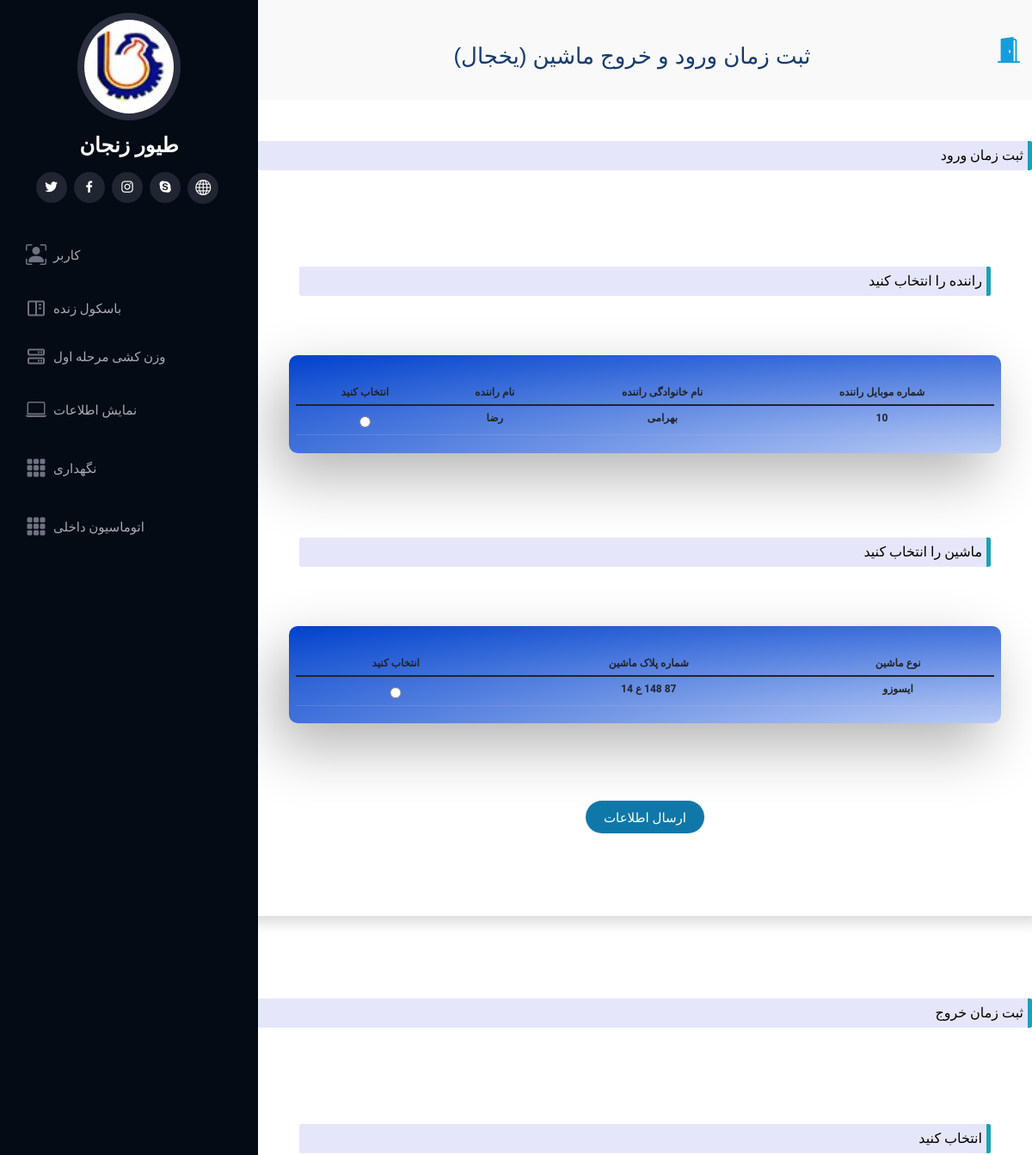
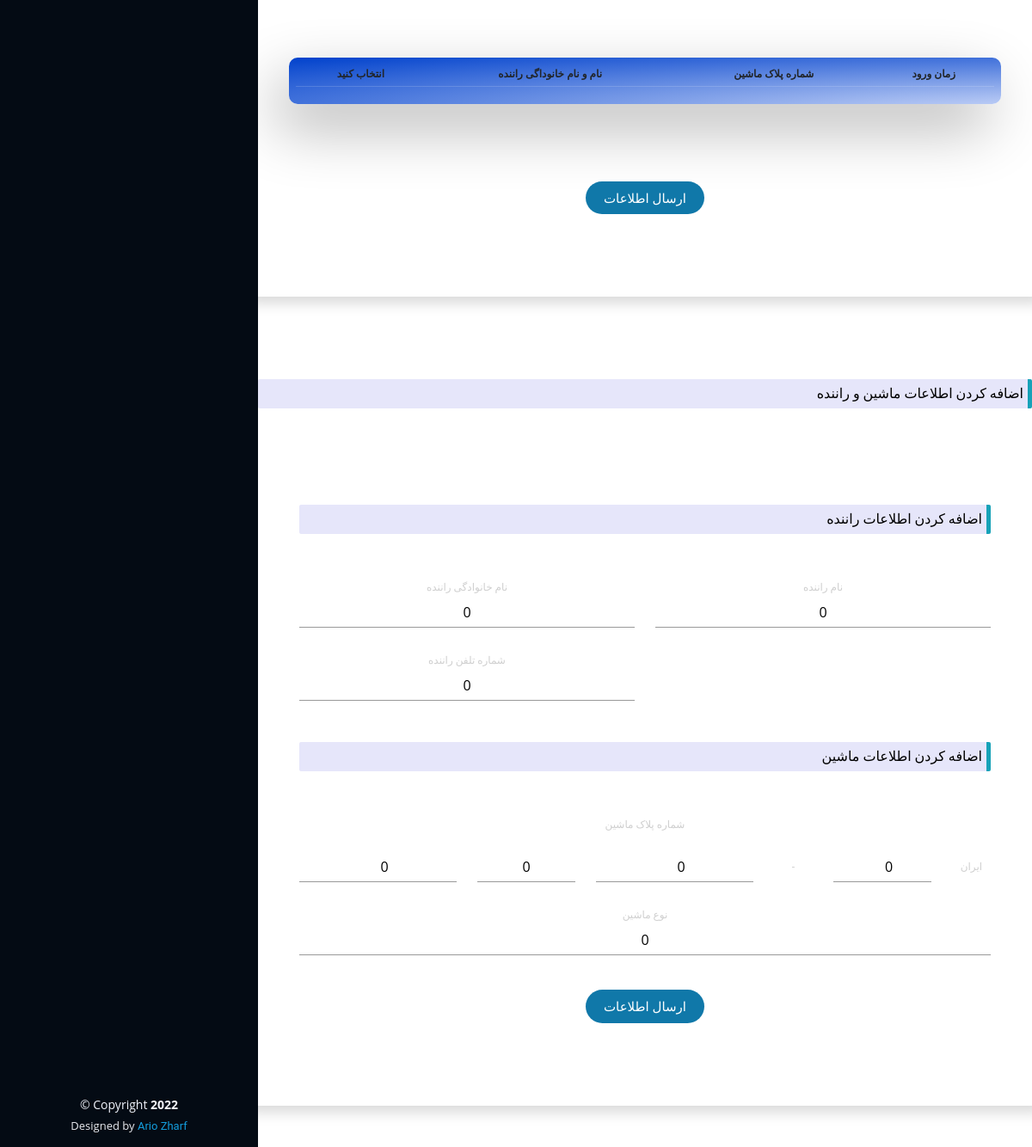
The app's page /distribute/enter/exit/form/ (signed in) with its own data (2 pictures, top to bottom).
### WareHouseApp/models.py (models this page shows, shortened)
class Driver(models.Model):
    name = models.CharField(max_length=25)
    last_name = models.CharField(max_length=25)
    phone_number = models.CharField(max_length=12)
    driver_type = models.BooleanField(default=True)
    driver_id = models.CharField(default=str(uuid1().int), max_length=250, primary_key=True)
    car = models.ForeignKey(Car, on_delete=models.CASCADE, null=True)

class Car(models.Model):
    car_number = models.CharField(max_length=20)
    car_number1 = models.IntegerField(default=11)
    car_number2 = models.CharField(max_length=1, default='ع')
    car_number3 = models.IntegerField(default=111)
    car_number4 = models.IntegerField(default=87)
    live_product = models.BooleanField(default=True)
    car_type = models.CharField(max_length=25, default='-')
    car_id = models.CharField(default=str(uuid1().int), max_length=250, primary_key=True)
    product_owner = models.ForeignKey(ProductOwner, models.PROTECT, null=True)

### WareHouseApp/views.py (the view)
# urls.py: re_path(r'^distribute/enter/exit/form/$', views.distribute_enter_exit_form, name='Distribute_enter_exit_Form'),
def distribute_enter_exit_form(requests):
    if requests.user.is_authenticated:
        dist_manager_list = models.SalesManager.objects.all().filter(username=requests.user.username)
        ceo_list = models.CEO.objects.all().filter(username=requests.user.username)
        if len(dist_manager_list) > 0 or len(ceo_list) > 0 or requests.user.is_superuser:
            dist_temp = loader.get_template('WareHouseApp/distribute_enter_exit_form.html')
            context = {
                "dist_root_list": models.DistributedRoot.objects.all().filter(finish_loading=True).filter(enter_time__gte=time.time() + information.time_dif - (60*60*10)).filter(out_status=False),
                'driver_list': models.Driver.objects.all().filter(driver_type=False),
                'car_list': models.Car.objects.all().filter(live_product=False),
                'request': requests,
            }
            return HttpResponse(dist_temp.render(context))
        else:
            return HttpResponseRedirect(reverse('Error', args=["you can't access to this page"]))
    else:
        return HttpResponseRedirect(reverse('Error', args=["you can't access to this page"]))

### WareHouseApp/templates/WareHouseApp/distribute_enter_exit_form.html (shortened to what this page needs)
{% extends 'WareHouseApp/main.html' %}
{% load static %}
{% block title%}
<h2>ثبت زمان ورود و خروج ماشین (یخجال)</h2>
{% endblock %}
{% block content %}
<form action="{% url 'Distribute_Enter' %}" method="post">
     <div class="col-12 mt-5 mb-2">
         <p class="partition" style="background-color: lavender;
          border-radius: 2px;
          border-right-style: solid;
          border-right-color: #17a2b8;
          border-right-width: 5px;
          text-align: right;
          padding-right: 10px;
          padding: 5px;
          color: black;">ثبت زمان ورود</p>
     </div>
    <div class=" cont">
         <div class="row form sign-in shadow p-5 mb-5 bg-white rounded d-flex align-items-stretch">
             <div class="col-12 mt-5 mb-2">
                 <p class="partition" style="background-color: lavender;
                  border-radius: 2px;
                  border-right-style: solid;
                  border-right-color: #17a2b8;
                  border-right-width: 5px;
                  text-align: right;
                  padding-right: 10px;
                  padding: 5px;
                  color: black;">راننده را انتخاب کنید</p>
             </div>
             <div class="fresh-table full-color-blue badge filter badge-blue" style="overflow:scroll;">
                      <table id="fresh-table3" class="table" style="    overflow: scroll;">
                        <thead>
                          <th>انتخاب کنید</th>
                          <th data-field="name" data-sortable="true">نام  راننده</th>
                          <th data-field="country" data-sortable="true">نام خانوادگی راننده</th>
                          <th data-field="country" data-sortable="true">شماره موبایل راننده</th>
                        </thead>
                        {% for driver in driver_list %}
                        <label for="{{ driver.driver_id }}">
                            <tbody>
                              <tr>
                                <td>
                                    <div class="radio">
                                         <label style="margin:0px;"><input type="radio" value="{{ driver.driver_id }}" name="driver_id" id="{{ driver.driver_id }}"></label>
                                    </div>
                                </td>
                                <td>{{ driver.name }}</td>
                                <td>{{ driver.last_name }}</td>
                                <td>{{ driver.phone_number }}</td>
                              </tr>
                            </tbody>
                        </label>
                          {% endfor %}
                      </table>
             </div>
             <div class="col-12 mt-5 mb-2">
                 <p class="partition" style="background-color: lavender;
                  border-radius: 2px;
                  border-right-style: solid;
                  border-right-color: #17a2b8;
                  border-right-width: 5px;
                  text-align: right;
                  padding-right: 10px;
                  padding: 5px;
                  color: black;">ماشین را انتخاب کنید</p>
             </div>
             <div class="fresh-table full-color-blue badge filter badge-blue" style="overflow:scroll;">
                      <table id="fresh-table4" class="table" style="    overflow: scroll;">
                        <thead>
                          <th>انتخاب کنید</th>
                          <th data-field="name" data-sortable="true">شماره پلاک ماشین</th>
                          <th data-field="country" data-sortable="true">نوع ماشین</th>
                        </thead>
                        {% for car in car_list %}
                        <label for="{{ driver.driver_id }}">
                            <tbody>
                              <tr>
                                <td>
                                    <div class="radio">
                                         <label style="margin:0px;"><input type="radio" value="{{ car.car_id }}" name="car_id" id="{{ car.car_id }}"></label>
                                    </div>
                                </td>
                                <td style="text-align: center; " dir="rtl" >
                                    <span style="text-align: right; " dir="rtl">{{ car.car_number4 }}</span>
                                    <span style="text-align: right; " dir="rtl">{{ car.car_number3 }}</span>
                                    <span style="text-align: right; " dir="rtl">{{ car.car_number2 }}</span>
                                    <span style="text-align: right; " dir="rtl">{{ car.car_number1 }}</span>
                                </td>
                                <td>{{ car.car_type }}</td>
                              </tr>
                            </tbody>
                        </label>
                          {% endfor %}
                      </table>
             </div>
            <button type="submit" class="submit text-center col-2 p-2 mb-5">ارسال اطلاعات</button>
        </div>
        </div>
</form>
<form action="{% url 'Distribute_Exit' %}" method="post">
     <div class="col-12 mt-5 mb-2">
         <p class="partition" style="background-color: lavender;
          border-radius: 2px;
          border-right-style: solid;
          border-right-color: #17a2b8;
          border-right-width: 5px;
          text-align: right;
          padding-right: 10px;
          padding: 5px;
          color: black;">ثبت زمان خروج</p>
     </div>
    <div class=" cont">
         <div class="row form sign-in shadow p-5 mb-5 bg-white rounded d-flex align-items-stretch">
             <div class="col-12 mt-5 mb-2">
                 <p class="partition" style="background-color: lavender;
                  border-radius: 2px;
                  border-right-style: solid;
                  border-right-color: #17a2b8;
                  border-right-width: 5px;
                  text-align: right;
                  padding-right: 10px;
                  padding: 5px;
                  color: black;">انتخاب کنید</p>
             </div>
             <div class="fresh-table full-color-blue badge filter badge-blue" style="overflow:scroll;">
                      <table id="fresh-table" class="table" style="    overflow: scroll;">
                        <thead>
                          <th>انتخاب کنید</th>
                          <th data-field="name" data-sortable="true">نام و نام خانوداگی راننده</th>
                          <th data-field="country" data-sortable="true">شماره پلاک ماشین</th>
                          <th data-field="country" data-sortable="true">زمان ورود</th>
                        </thead>
                      </table>
             </div>
            <button type="submit" class="submit text-center col-2 p-2 mb-5">ارسال اطلاعات</button>
        </div>
        </div>
</form>
<form action="{% url 'Driver_Create_Distribute' %}" method="post">
     <div class="col-12 mt-5 mb-2">
         <p class="partition" style="background-color: lavender;
          border-radius: 2px;
          border-right-style: solid;
          border-right-color: #17a2b8;
          border-right-width: 5px;
          text-align: right;
          padding-right: 10px;
          padding: 5px;
          color: black;">اضافه کردن اطلاعات ماشین و راننده</p>
     </div>
    <div class=" cont">
         <div class="row form sign-in shadow p-5 mb-5 bg-white rounded d-flex align-items-stretch" style="overflow:scroll;">
             <div class="col-12 mt-5 mb-2">
                 <p class="partition" style="background-color: lavender;
                  border-radius: 2px;
                  border-right-style: solid;
                  border-right-color: #17a2b8;
                  border-right-width: 5px;
                  text-align: right;
                  padding-right: 10px;
                  padding: 5px;
                  color: black;">اضافه کردن اطلاعات راننده</p>
             </div>
             <div class="col-6">
                 <label for="driver_last_name">
                    <span >نام خانوادگی راننده</span>
                    <input type="text" id="driver_last_name" name="driver_last_name" value="0" />
                 </label>
             </div>
             <div class="col-6">
                 <label for="driver_name">
                    <span >نام راننده</span>
                    <input type="text" id="driver_name" name="driver_name" value="0"/>
                 </label>
             </div>
             <div class="col-6">
                 <label for="driver_phone_number">
                    <span >شماره تلفن راننده</span>
                    <input type="text" id="driver_phone_number" name="driver_phone_number" value="0"/>
                 </label>
             </div>
             <div class="col-12 mt-5 mb-2">
                 <p class="partition" style="background-color: lavender;
                  border-radius: 2px;
                  border-right-style: solid;
                  border-right-color: #17a2b8;
                  border-right-width: 5px;
                  text-align: right;
                  padding-right: 10px;
                  padding: 5px;
                  color: black;">اضافه کردن اطلاعات ماشین</p>
             </div>
              <div class="col-12">
                 <label>
                    <span >شماره پلاک ماشین</span>
                 </label>
             </div>
             <div class="col-3">
                 <label for="car_number1">
                    <input type="number" id="car_number1" name="car_number1" dir="rtl" value="0"/>
                 </label>
             </div>
             <div class="col-2">
                 <label for="car_number2">
                    <input type="text" id="car_number2" name="car_number2" dir="rtl" value="0" />
                 </label>
             </div>
             <div class="col-3">
                 <label for="car_number3">
                    <input type="number" id="car_number3" name="car_number3" value="0" dir="rtl"/>
                 </label>
             </div>
              <div class="col-1">
                 <label>
                    <span >-</span>
                 </label>
             </div>
              <div class="col-2">
                 <label for="car_number4">
                    <input type="number" id="car_number4" name="car_number4" dir="rtl" value="0"/>
                 </label>
             </div>
              <div class="col-1">
                 <label>
                    <span >ایران</span>
                 </label>
             </div>
              <div class="col-12">
                 <label for="car_type">
                    <span >نوع  ماشین</span>
                    <input type="text" id="car_type" name="car_type" dir="rtl" value="0"/>
                 </label>
             </div>
            <button type="submit" class="submit text-center col-2 p-2 mb-5">ارسال اطلاعات</button>
            </div>
        </div>
</form>
{% endblock %}

### WareHouseApp/static/WareHouseApp/assets/css/demo.css (style rules this page uses)
body { background: #938982; background: url('../img/bg.jpg'); background-size: cover; height: 100vh; background-attachment: fixed; background-size: 100% 100%; }
.fresh-table { margin-top: 45px; box-shadow: -15px 27px 69px rgba(0,0,0,.30); margin-bottom: 50px; }
h2 { font-size: 28px; }

### WareHouseApp/static/WareHouseApp/css/logincss.css (style rules this page uses)
html { height: 100%; }
body { height: 100%; margin: 0; background-repeat: no-repeat; background-attachment: fixed; }
_________________________________________________________________ *, *:before, *:after { box-sizing: border-box; margin: 0; padding: 0; }
body { font-family: 'Open Sans', Helvetica, Arial, sans-serif; background: #ffffff; }
input, button { border: none; outline: none; background: none; font-family: 'Open Sans', Helvetica, Arial, sans-serif; }
.cont { overflow: hidden; position: relative; width: $contW; margin: ; background: #fff; }
.form { position: relative; width: $formW; height: 100%; transition: transform $switchAT ease-in-out; padding: 50px 30px 0; }
button { display: block; margin: 0 auto; width: $inputW; height: $btnH; border-radius: 30px; color: #fff; font-size: 15px; cursor: pointer; }
h2 { width: 100%; font-size: 26px; text-align: center; }
input { display: block; width: 100%; margin-top: 5px; padding-bottom: 5px; font-size: 16px; border-bottom: 1px solid rgba(0,0,0,0.4); text-align: center; }
.submit { margin-top: 40px; margin-bottom: 20px; background: #1078a9; text-transform: uppercase; }

### WareHouseApp/static/WareHouseApp/css/style.css (style rules this page uses)
body { font-family: "Open Sans", sans-serif; color: #173b6c; }
h1, h2, h3, h4, h5, h6 { font-family: "Raleway", sans-serif; }
.breadcrumbs h2 { font-size: 26px; font-weight: 300; }

### records on screen
Driver: name "رضا", last_name "بهرامی", phone_number "10"
Car: car_number4 "87", car_number3 "148", car_number2 "ع", car_number1 "14", car_type "ایسوزو"
